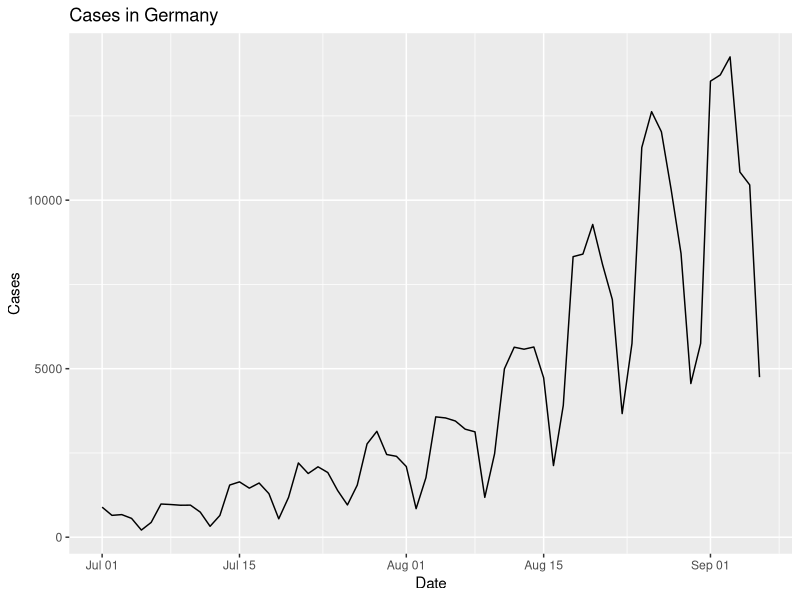
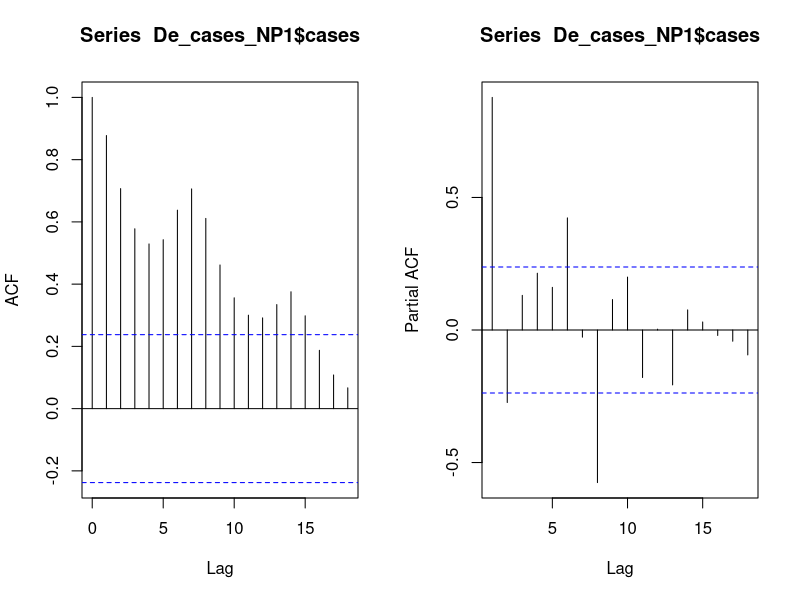
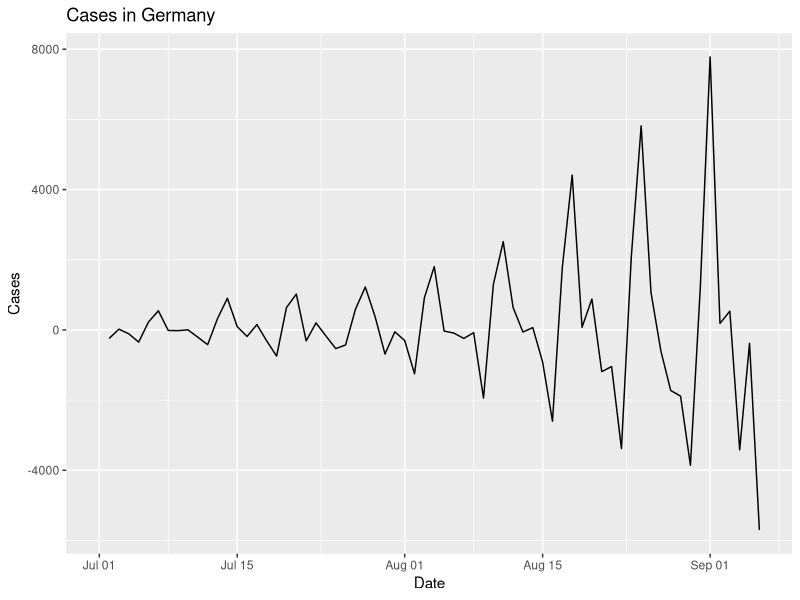
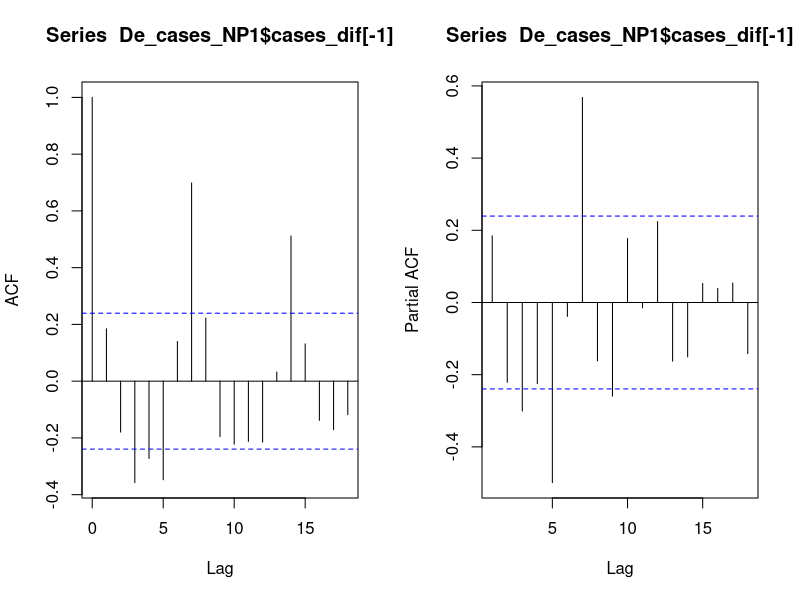
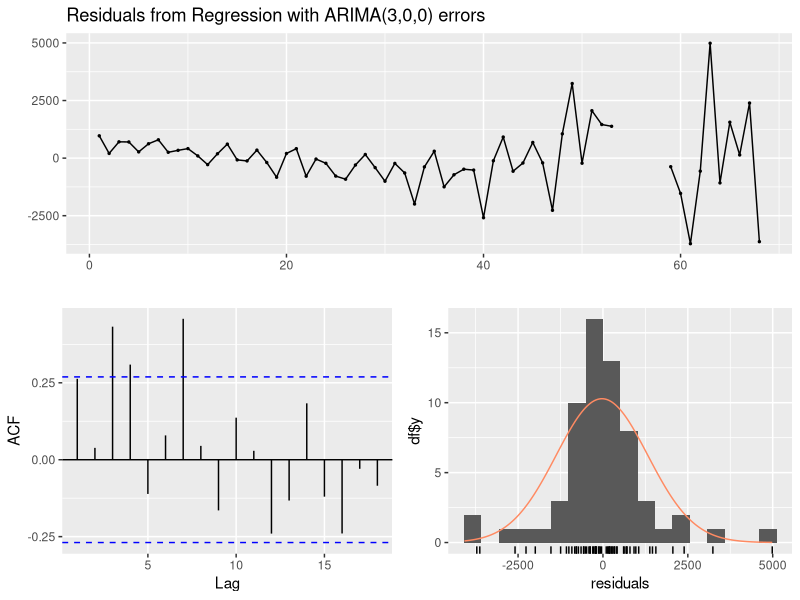
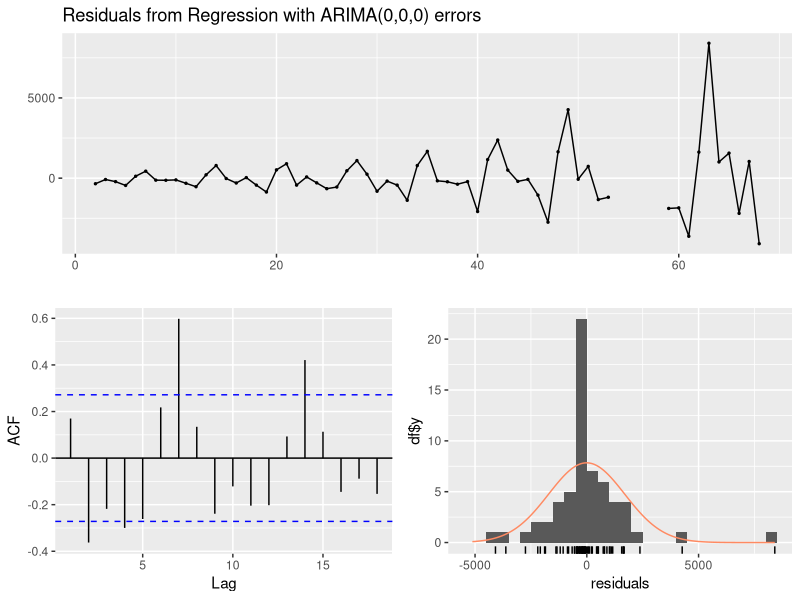
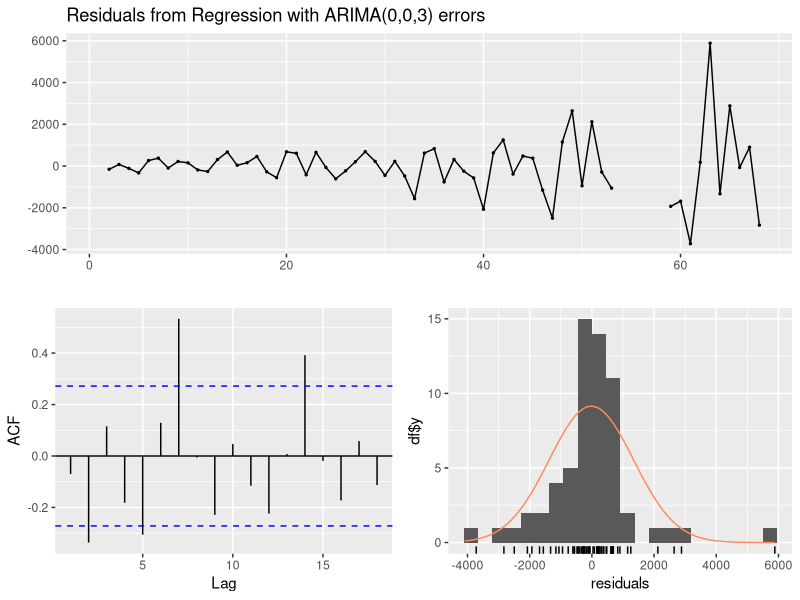
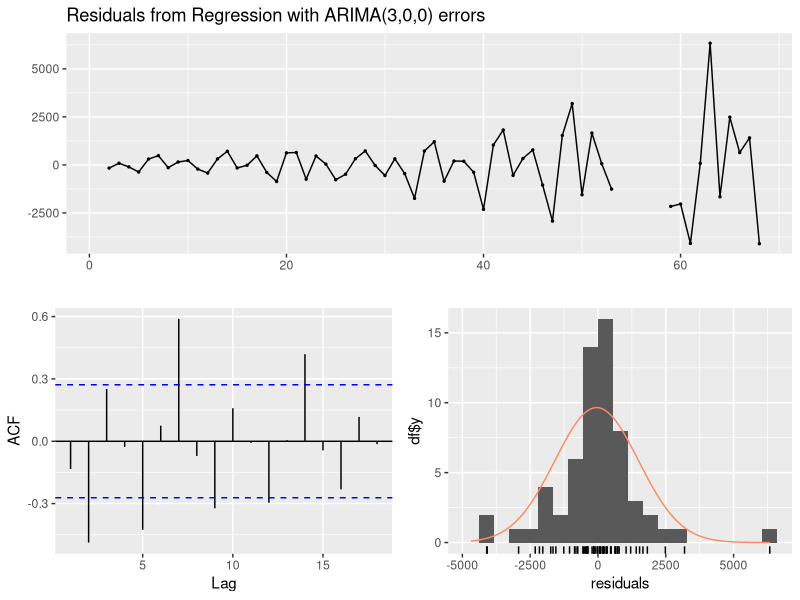

These figures' R source, in order:
## ---- chunk 1
knitr::opts_chunk$set(echo = TRUE)
library(tidyverse)
library(forecast)
## ---- chunk 2
setwd("/home/user/Escritorio/Kim/Oxford/Dissertation/Data")
Cases_EU <- read.csv("Cases_EU_dc16.csv")
Cases_EU <- as_tibble(Cases_EU)
Cases_EU <- Cases_EU[,c(1,5,7)]
Cases_EU <- Cases_EU[Cases_EU$countriesAndTerritories %in% c("Denmark", "France", "Germany"), ]
Cases_EU <- Cases_EU[!grepl("2020", Cases_EU$dateRep),]
Cases_EU <- Cases_EU[!grepl("01/03/2021", Cases_EU$dateRep),]
Cases_EU$dateRep <- as.Date(Cases_EU$dateRep,format="%d/%m/%y")
colnames(Cases_EU)[1] <- "date"
Cases_EU_region <- split(Cases_EU, Cases_EU$countriesAndTerritories)
De_cases <- Cases_EU_region[[3]]
n <- nrow(De_cases)
De_cases$cases <- rev(De_cases$cases)
De_cases$date <- rev(De_cases$date)
## ---- chunk 3

De_cases_NP1 <- De_cases[c(122:189),]
ggplot(data = De_cases_NP1, aes(x = date, y = cases)) +  geom_line() +  labs(title = "Cases in Germany", x = "Date", y = "Cases")
par(mfrow=c(1,2))
acf(De_cases_NP1$cases)
pacf(De_cases_NP1$cases)

## ---- chunk 4

cases_dif <- c(NA,diff(De_cases_NP1$cases,lag=1))
De_cases_NP1 <- cbind(De_cases_NP1,cases_dif)
ggplot(data = De_cases_NP1, aes(x = date, y = cases_dif)) +  geom_line() +  labs(title = "Cases in Germany", x = "Date", y = "Cases")
par(mfrow=c(1,2))
acf(De_cases_NP1$cases_dif[-1])
pacf(De_cases_NP1$cases_dif[-1])

## ---- chunk 5

NPI1 <- c(rep(0,174),rep(NA,5),rep(1,(n-179)))
t1 <- c(c(0:173),rep(NA,5),c(174:(n-6)))
t2 <- c(rep(0,174),rep(NA,5),c(0:(n-180)))
matriu1 <- cbind(NPI1,t1,t2)
matriuNP1 <- matriu1[c(122:189),]

## ---- chunk 6

autoarima_0 <- auto.arima(y=De_cases_NP1$cases,seasonal=T,xreg=matriuNP1)
autoarima_1 <- auto.arima(y=De_cases_NP1$cases_dif,seasonal=T,xreg=matriuNP1)
arima_013 <- Arima(y=De_cases_NP1$cases_dif,order=c(0,0,3),xreg=matriuNP1)
arima_310 <- Arima(y=De_cases_NP1$cases_dif,order=c(3,0,0),xreg=matriuNP1)
arima_313 <- Arima(y=De_cases_NP1$cases_dif,order=c(3,0,3),xreg=matriuNP1)

## ---- chunk 7
autoarima_0
checkresiduals(autoarima_0)

autoarima_1
checkresiduals(autoarima_1)

arima_013
checkresiduals(arima_013)

arima_310
checkresiduals(arima_310)

arima_313
checkresiduals(arima_313)
## ---- chunk 8
lambda <- BoxCox.lambda(De_cases_NP1$cases_dif)
lambda
cases_dif_BC <- BoxCox(cases_dif,lambda)
De_cases_NP1 <- cbind(De_cases_NP1,cases_dif_BC)

autoarima_1b <- auto.arima(y=De_cases_NP1$cases_dif_BC,seasonal=T,xreg=matriuNP1)
arima_013b <- Arima(y=De_cases_NP1$cases_dif_BC,order=c(0,0,3),xreg=matriuNP1)
arima_310b <- Arima(y=De_cases_NP1$cases_dif_BC,order=c(3,0,0),xreg=matriuNP1)
arima_313b <- Arima(y=De_cases_NP1$cases_dif_BC,order=c(3,0,3),xreg=matriuNP1)

autoarima_1b
checkresiduals(autoarima_1b)

arima_013b
checkresiduals(arima_013b)

arima_310b
checkresiduals(arima_310b)

arima_313b
checkresiduals(arima_313b)
